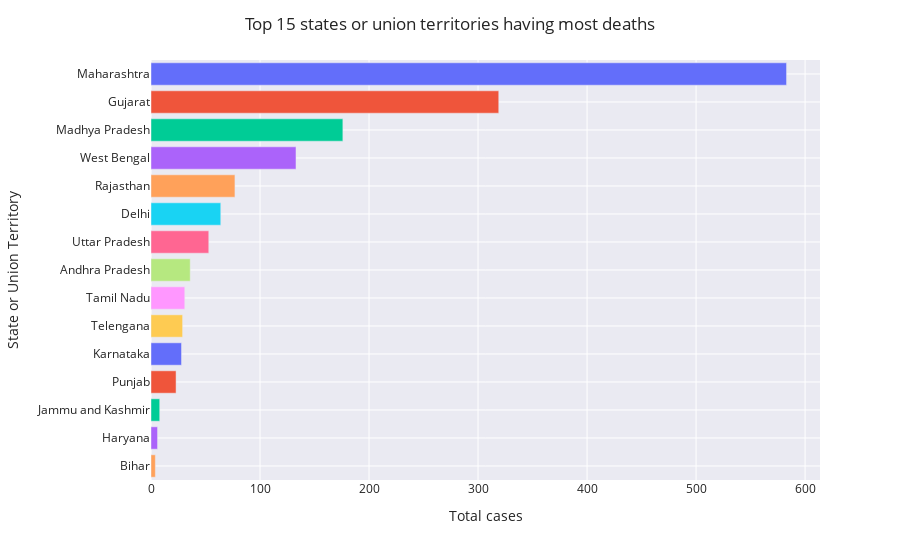

The notebook cell saved with this chart:
### Markdown cell above
### Top 15 states or union territories having most deaths

### Code cell
fig = px.bar(top_deaths.head(15) , x='deaths', y='state_or_ut', orientation='h', 
             color='state_or_ut', color_discrete_sequence=px.colors.qualitative.Plotly)
fig.update_layout(title='Top 15 states or union territories having most deaths',
                   xaxis_title='Total cases',
                   yaxis_title='State or Union Territory', showlegend=False)
fig.show()

### Figure 1 — Plotly figure (JSON) as saved in the notebook; plotly's stock layout.template omitted (floating-point values rounded to 4 significant figures)
{"data": [{"alignmentgroup": "True", "hovertemplate": "state_or_ut=%{y}<br>deaths=%{x}<extra></extra>", "legendgroup": "Maharashtra", "marker": {"color": "#636EFA"}, "name": "Maharashtra", "offsetgroup": "Maharashtra", "orientation": "h", "showlegend": true, "textposition": "auto", "type": "bar", "x": [583], "xaxis": "x", "y": ["Maharashtra"], "yaxis": "y"}, {"alignmentgroup": "True", "hovertemplate": "state_or_ut=%{y}<br>deaths=%{x}<extra></extra>", "legendgroup": "Gujarat", "marker": {"color": "#EF553B"}, "name": "Gujarat", "offsetgroup": "Gujarat", "orientation": "h", "showlegend": true, "textposition": "auto", "type": "bar", "x": [319], "xaxis": "x", "y": ["Gujarat"], "yaxis": "y"}, {"alignmentgroup": "True", "hovertemplate": "state_or_ut=%{y}<br>deaths=%{x}<extra></extra>", "legendgroup": "Madhya Pradesh", "marker": {"color": "#00CC96"}, "name": "Madhya Pradesh", "offsetgroup": "Madhya Pradesh", "orientation": "h", "showlegend": true, "textposition": "auto", "type": "bar", "x": [176], "xaxis": "x", "y": ["Madhya Pradesh"], "yaxis": "y"}, {"alignmentgroup": "True", "hovertemplate": "state_or_ut=%{y}<br>deaths=%{x}<extra></extra>", "legendgroup": "West Bengal", "marker": {"color": "#AB63FA"}, "name": "West Bengal", "offsetgroup": "West Bengal", "orientation": "h", "showlegend": true, "textposition": "auto", "type": "bar", "x": [133], "xaxis": "x", "y": ["West Bengal"], "yaxis": "y"}, {"alignmentgroup": "True", "hovertemplate": "state_or_ut=%{y}<br>deaths=%{x}<extra></extra>", "legendgroup": "Rajasthan", "marker": {"color": "#FFA15A"}, "name": "Rajasthan", "offsetgroup": "Rajasthan", "orientation": "h", "showlegend": true, "textposition": "auto", "type": "bar", "x": [77], "xaxis": "x", "y": ["Rajasthan"], "yaxis": "y"}, {"alignmentgroup": "True", "hovertemplate": "state_or_ut=%{y}<br>deaths=%{x}<extra></extra>", "legendgroup": "Delhi", "marker": {"color": "#19D3F3"}, "name": "Delhi", "offsetgroup": "Delhi", "orientation": "h", "showlegend": true, "textposition": "auto", "type": "bar", "x": [64], "xaxis": "x", "y": ["Delhi"], "yaxis": "y"}, {"alignmentgroup": "True", "hovertemplate": "state_or_ut=%{y}<br>deaths=%{x}<extra></extra>", "legendgroup": "Uttar Pradesh", "marker": {"color": "#FF6692"}, "name": "Uttar Pradesh", "offsetgroup": "Uttar Pradesh", "orientation": "h", "showlegend": true, "textposition": "auto", "type": "bar", "x": [53], "xaxis": "x", "y": ["Uttar Pradesh"], "yaxis": "y"}, {"alignmentgroup": "True", "hovertemplate": "state_or_ut=%{y}<br>deaths=%{x}<extra></extra>", "legendgroup": "Andhra Pradesh", "marker": {"color": "#B6E880"}, "name": "Andhra Pradesh", "offsetgroup": "Andhra Pradesh", "orientation": "h", "showlegend": true, "textposition": "auto", "type": "bar", "x": [36], "xaxis": "x", "y": ["Andhra Pradesh"], "yaxis": "y"}, {"alignmentgroup": "True", "hovertemplate": "state_or_ut=%{y}<br>deaths=%{x}<extra></extra>", "legendgroup": "Tamil Nadu", "marker": {"color": "#FF97FF"}, "name": "Tamil Nadu", "offsetgroup": "Tamil Nadu", "orientation": "h", "showlegend": true, "textposition": "auto", "type": "bar", "x": [31], "xaxis": "x", "y": ["Tamil Nadu"], "yaxis": "y"}, {"alignmentgroup": "True", "hovertemplate": "state_or_ut=%{y}<br>deaths=%{x}<extra></extra>", "legendgroup": "Telengana", "marker": {"color": "#FECB52"}, "name": "Telengana", "offsetgroup": "Telengana", "orientation": "h", "showlegend": true, "textposition": "auto", "type": "bar", "x": [29], "xaxis": "x", "y": ["Telengana"], "yaxis": "y"}, {"alignmentgroup": "True", "hovertemplate": "state_or_ut=%{y}<br>deaths=%{x}<extra></extra>", "legendgroup": "Karnataka", "marker": {"color": "#636EFA"}, "name": "Karnataka", "offsetgroup": "Karnataka", "orientation": "h", "showlegend": true, "textposition": "auto", "type": "bar", "x": [28], "xaxis": "x", "y": ["Karnataka"], "yaxis": "y"}, {"alignmentgroup": "True", "hovertemplate": "state_or_ut=%{y}<br>deaths=%{x}<extra></extra>", "legendgroup": "Punjab", "marker": {"color": "#EF553B"}, "name": "Punjab", "offsetgroup": "Punjab", "orientation": "h", "showlegend": true, "textposition": "auto", "type": "bar", "x": [23], "xaxis": "x", "y": ["Punjab"], "yaxis": "y"}, {"alignmentgroup": "True", "hovertemplate": "state_or_ut=%{y}<br>deaths=%{x}<extra></extra>", "legendgroup": "Jammu and Kashmir", "marker": {"color": "#00CC96"}, "name": "Jammu and Kashmir", "offsetgroup": "Jammu and Kashmir", "orientation": "h", "showlegend": true, "textposition": "auto", "type": "bar", "x": [8], "xaxis": "x", "y": ["Jammu and Kashmir"], "yaxis": "y"}, {"alignmentgroup": "True", "hovertemplate": "state_or_ut=%{y}<br>deaths=%{x}<extra></extra>", "legendgroup": "Haryana", "marker": {"color": "#AB63FA"}, "name": "Haryana", "offsetgroup": "Haryana", "orientation": "h", "showlegend": true, "textposition": "auto", "type": "bar", "x": [6], "xaxis": "x", "y": ["Haryana"], "yaxis": "y"}, {"alignmentgroup": "True", "hovertemplate": "state_or_ut=%{y}<br>deaths=%{x}<extra></extra>", "legendgroup": "Bihar", "marker": {"color": "#FFA15A"}, "name": "Bihar", "offsetgroup": "Bihar", "orientation": "h", "showlegend": true, "textposition": "auto", "type": "bar", "x": [4], "xaxis": "x", "y": ["Bihar"], "yaxis": "y"}], "layout": {"barmode": "relative", "legend": {"title": {"text": "state_or_ut"}, "tracegroupgap": 0}, "margin": {"t": 60}, "showlegend": false, "title": {"text": "Top 15 states or union territories having most deaths"}, "xaxis": {"anchor": "y", "domain": [0, 1], "title": {"text": "Total cases"}}, "yaxis": {"anchor": "x", "categoryarray": ["Bihar", "Haryana", "Jammu and Kashmir", "Punjab", "Karnataka", "Telengana", "Tamil Nadu", "Andhra Pradesh", "Uttar Pradesh", "Delhi", "Rajasthan", "West Bengal", "Madhya Pradesh", "Gujarat", "Maharashtra"], "categoryorder": "array", "domain": [0, 1], "title": {"text": "State or Union Territory"}}}}
